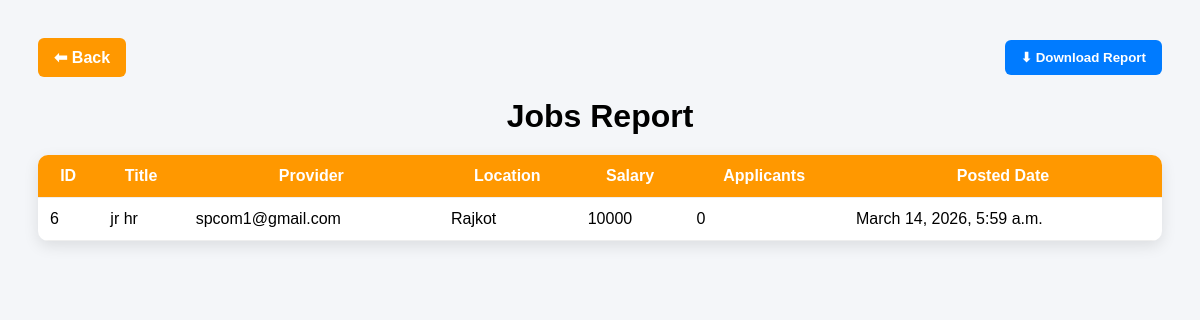
/reports/jobs/, run on an earlier commit of the app's database.
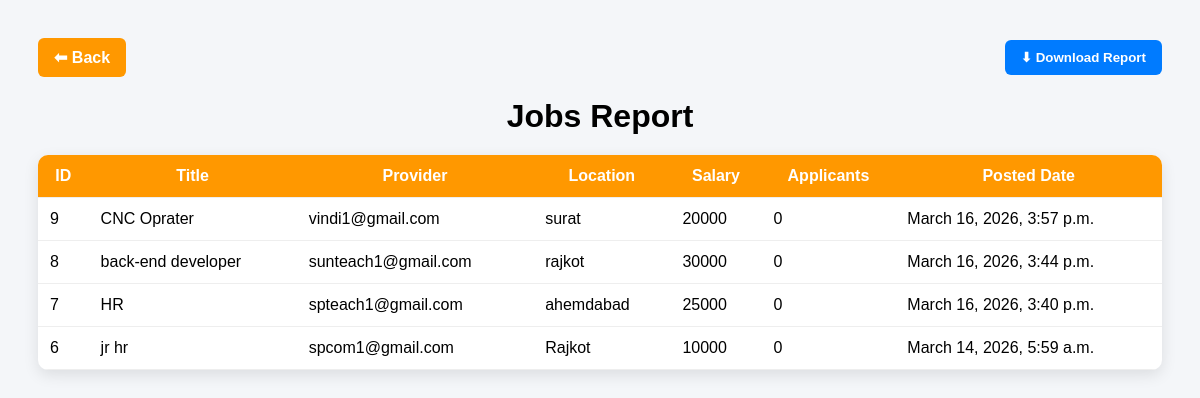
And on a later commit of the database.
### myapp/models.py (models this page shows, shortened)
class Job(models.Model):
    provider = models.ForeignKey(
        User,
        on_delete=models.CASCADE,
        related_name="posted_jobs"
    )
    title = models.CharField(max_length=200)
    description = models.TextField()
    location = models.CharField(max_length=100)
    salary = models.IntegerField(blank=True, null=True)
    job_type = models.CharField(
        max_length=50,
        choices=[
            ("Full Time", "Full Time"),
            ("Part Time", "Part Time"),
            ("Internship", "Internship"),
            ("Remote", "Remote")
        ],
        default="Full Time"
    )
    created_at = models.DateTimeField(auto_now_add=True)
    applicants = models.IntegerField(default=0)
    class Meta:
        ordering = ["-created_at"]

### myapp/views.py (the view)
# urls.py: path("reports/jobs/", views.job_report, name="job_report"),
def job_report(request):
    jobs = Job.objects.all()
    return render(request, "job_report.html", {"jobs": jobs})

### templates/job_report.html (shortened to what this page needs)
<!DOCTYPE html>
<html>
<head>
</head>
<body>
<div class="actions">
    <a href="{% url 'admin_reports_menu' %}" class="back">⬅ Back</a>
    <form action="{% url 'download_jobs' %}" method="get">
        <button type="submit">⬇ Download Report</button>
    </form>
</div>
<h1>Jobs Report</h1>
<table>
    <tr>
        <th>ID</th>
        <th>Title</th>
        <th>Provider</th>
        <th>Location</th>
        <th>Salary</th>
        <th>Applicants</th>
        <th>Posted Date</th>
    </tr>
    {% for job in jobs %}
        <tr>
            <td>{{ job.id }}</td>
            <td>{{ job.title }}</td>
            <td>{{ job.provider.username }}</td>
            <td>{{ job.location }}</td>
            <td>{{ job.salary }}</td>
            <td>{{ job.applicants }}</td>
            <td>{{ job.created_at }}</td>
        </tr>
    {% empty %}
        <tr>
            <td colspan="7">No jobs found.</td>
        </tr>
    {% endfor %}
</table>
</body>
</html>

What changed in the data, as far as the page shows it:
added Job: id "9", title "CNC Oprater", provider.username "vindi1@gmail.com", location "surat", salary "20000", applicants "0", created_at "March 16, 2026, 3:57 p.m."
added Job: id "8", title "back-end developer", provider.username "sunteach1@gmail.com", location "rajkot", salary "30000", applicants "0", created_at "March 16, 2026, 3:44 p.m."
added Job: id "7", title "HR", provider.username "spteach1@gmail.com", location "ahemdabad", salary "25000", applicants "0", created_at "March 16, 2026, 3:40 p.m."
